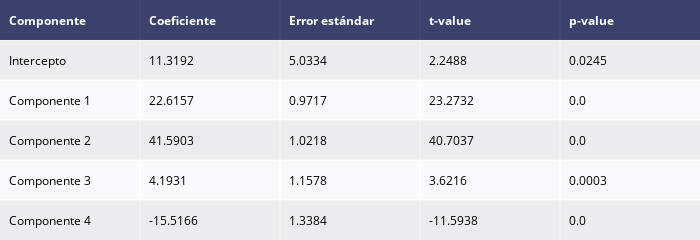

Source (notebook cell):
### Markdown cell above
# Parte 5: Regresión con componentes principales

### Code cell
X_pca = pca_3d.transform(X_nuev)
X_sm_2 = sm.add_constant(X_pca[:, 0:4])

model = sm.OLS(y, X_sm_2).fit()

# Tabla con coeficientes y estadísticos
summary_df = pd.DataFrame({
    'Componente': ['Intercepto', 'Componente 1', 'Componente 2', 'Componente 3', 'Componente 4'],
    'Coeficiente': model.params,
    'Error estándar': model.bse,
    't-value': model.tvalues,
    'p-value': model.pvalues
})

# Mostrar en formato tabla interactiva
import plotly.figure_factory as ff
fig_table = ff.create_table(summary_df.round(4))
fig_table.update_layout(width=700)
fig_table.show()

### Figure 1 — Plotly figure (JSON) as saved in the notebook; plotly's stock layout.template omitted (floating-point values rounded to 4 significant figures)
{"data": [{"colorscale": [[0, "#00083e"], [0.5, "#ededee"], [1, "#ffffff"]], "hoverinfo": "none", "opacity": 0.75, "showscale": false, "type": "heatmap", "z": [[0, 0, 0, 0, 0], [0.5, 0.5, 0.5, 0.5, 0.5], [1, 1, 1, 1, 1], [0.5, 0.5, 0.5, 0.5, 0.5], [1, 1, 1, 1, 1], [0.5, 0.5, 0.5, 0.5, 0.5]]}], "layout": {"annotations": [{"align": "left", "font": {"color": "#ffffff"}, "showarrow": false, "text": "<b>Componente</b>", "x": -0.45, "xanchor": "left", "xref": "x", "y": 0, "yref": "y"}, {"align": "left", "font": {"color": "#ffffff"}, "showarrow": false, "text": "<b>Coeficiente</b>", "x": 0.55, "xanchor": "left", "xref": "x", "y": 0, "yref": "y"}, {"align": "left", "font": {"color": "#ffffff"}, "showarrow": false, "text": "<b>Error estándar</b>", "x": 1.55, "xanchor": "left", "xref": "x", "y": 0, "yref": "y"}, {"align": "left", "font": {"color": "#ffffff"}, "showarrow": false, "text": "<b>t-value</b>", "x": 2.55, "xanchor": "left", "xref": "x", "y": 0, "yref": "y"}, {"align": "left", "font": {"color": "#ffffff"}, "showarrow": false, "text": "<b>p-value</b>", "x": 3.55, "xanchor": "left", "xref": "x", "y": 0, "yref": "y"}, {"align": "left", "font": {"color": "#000000"}, "showarrow": false, "text": "Intercepto", "x": -0.45, "xanchor": "left", "xref": "x", "y": 1, "yref": "y"}, {"align": "left", "font": {"color": "#000000"}, "showarrow": false, "text": "11.3192", "x": 0.55, "xanchor": "left", "xref": "x", "y": 1, "yref": "y"}, {"align": "left", "font": {"color": "#000000"}, "showarrow": false, "text": "5.0334", "x": 1.55, "xanchor": "left", "xref": "x", "y": 1, "yref": "y"}, {"align": "left", "font": {"color": "#000000"}, "showarrow": false, "text": "2.2488", "x": 2.55, "xanchor": "left", "xref": "x", "y": 1, "yref": "y"}, {"align": "left", "font": {"color": "#000000"}, "showarrow": false, "text": "0.0245", "x": 3.55, "xanchor": "left", "xref": "x", "y": 1, "yref": "y"}, {"align": "left", "font": {"color": "#000000"}, "showarrow": false, "text": "Componente 1", "x": -0.45, "xanchor": "left", "xref": "x", "y": 2, "yref": "y"}, {"align": "left", "font": {"color": "#000000"}, "showarrow": false, "text": "22.6157", "x": 0.55, "xanchor": "left", "xref": "x", "y": 2, "yref": "y"}, {"align": "left", "font": {"color": "#000000"}, "showarrow": false, "text": "0.9717", "x": 1.55, "xanchor": "left", "xref": "x", "y": 2, "yref": "y"}, {"align": "left", "font": {"color": "#000000"}, "showarrow": false, "text": "23.2732", "x": 2.55, "xanchor": "left", "xref": "x", "y": 2, "yref": "y"}, {"align": "left", "font": {"color": "#000000"}, "showarrow": false, "text": "0.0", "x": 3.55, "xanchor": "left", "xref": "x", "y": 2, "yref": "y"}, {"align": "left", "font": {"color": "#000000"}, "showarrow": false, "text": "Componente 2", "x": -0.45, "xanchor": "left", "xref": "x", "y": 3, "yref": "y"}, {"align": "left", "font": {"color": "#000000"}, "showarrow": false, "text": "41.5903", "x": 0.55, "xanchor": "left", "xref": "x", "y": 3, "yref": "y"}, {"align": "left", "font": {"color": "#000000"}, "showarrow": false, "text": "1.0218", "x": 1.55, "xanchor": "left", "xref": "x", "y": 3, "yref": "y"}, {"align": "left", "font": {"color": "#000000"}, "showarrow": false, "text": "40.7037", "x": 2.55, "xanchor": "left", "xref": "x", "y": 3, "yref": "y"}, {"align": "left", "font": {"color": "#000000"}, "showarrow": false, "text": "0.0", "x": 3.55, "xanchor": "left", "xref": "x", "y": 3, "yref": "y"}, {"align": "left", "font": {"color": "#000000"}, "showarrow": false, "text": "Componente 3", "x": -0.45, "xanchor": "left", "xref": "x", "y": 4, "yref": "y"}, {"align": "left", "font": {"color": "#000000"}, "showarrow": false, "text": "4.1931", "x": 0.55, "xanchor": "left", "xref": "x", "y": 4, "yref": "y"}, {"align": "left", "font": {"color": "#000000"}, "showarrow": false, "text": "1.1578", "x": 1.55, "xanchor": "left", "xref": "x", "y": 4, "yref": "y"}, {"align": "left", "font": {"color": "#000000"}, "showarrow": false, "text": "3.6216", "x": 2.55, "xanchor": "left", "xref": "x", "y": 4, "yref": "y"}, {"align": "left", "font": {"color": "#000000"}, "showarrow": false, "text": "0.0003", "x": 3.55, "xanchor": "left", "xref": "x", "y": 4, "yref": "y"}, {"align": "left", "font": {"color": "#000000"}, "showarrow": false, "text": "Componente 4", "x": -0.45, "xanchor": "left", "xref": "x", "y": 5, "yref": "y"}, {"align": "left", "font": {"color": "#000000"}, "showarrow": false, "text": "-15.5166", "x": 0.55, "xanchor": "left", "xref": "x", "y": 5, "yref": "y"}, {"align": "left", "font": {"color": "#000000"}, "showarrow": false, "text": "1.3384", "x": 1.55, "xanchor": "left", "xref": "x", "y": 5, "yref": "y"}, {"align": "left", "font": {"color": "#000000"}, "showarrow": false, "text": "-11.5938", "x": 2.55, "xanchor": "left", "xref": "x", "y": 5, "yref": "y"}, {"align": "left", "font": {"color": "#000000"}, "showarrow": false, "text": "0.0", "x": 3.55, "xanchor": "left", "xref": "x", "y": 5, "yref": "y"}], "height": 230, "margin": {"b": 0, "l": 0, "r": 0, "t": 0}, "width": 700, "xaxis": {"dtick": 1, "gridwidth": 2, "showticklabels": false, "tick0": -0.5, "ticks": "", "zeroline": false}, "yaxis": {"autorange": "reversed", "dtick": 1, "gridwidth": 2, "showticklabels": false, "tick0": 0.5, "ticks": "", "zeroline": false}}}
